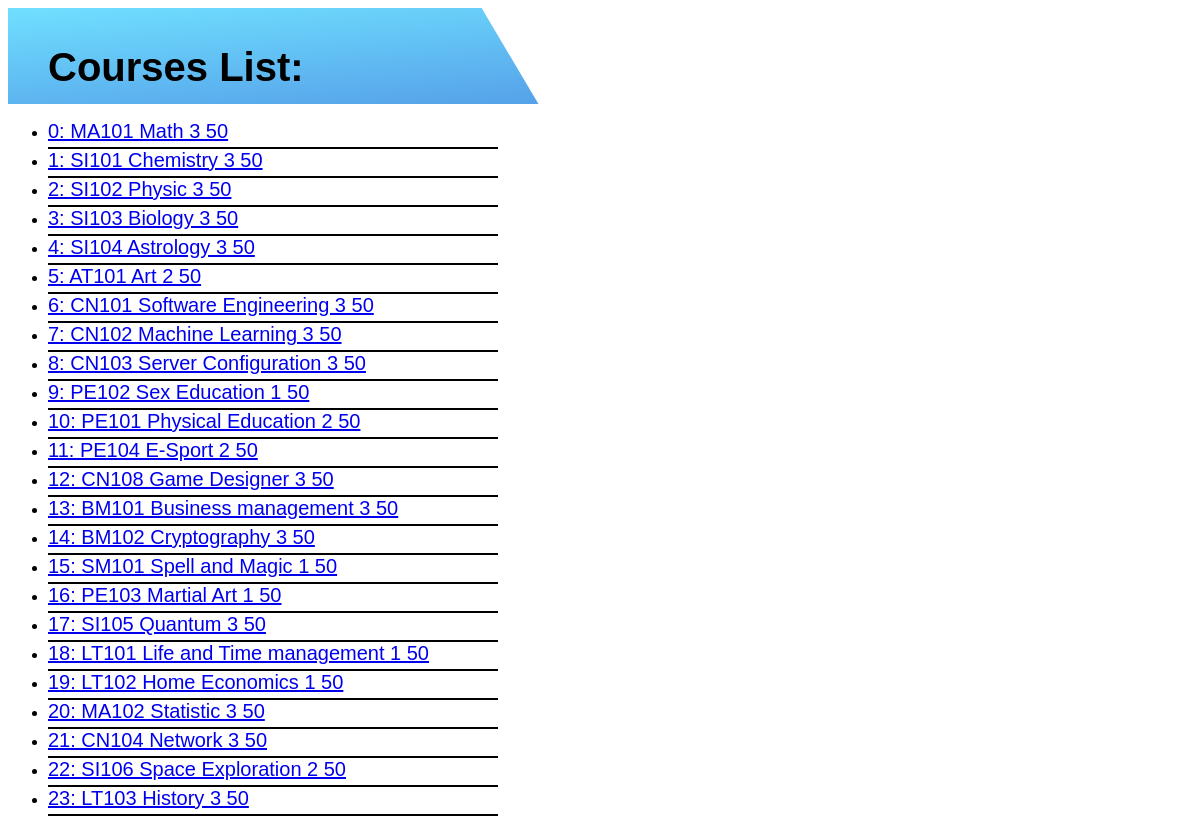
The page /Course_reg/ on the database its author committed.
### Course_reg/models.py (models this page shows)
class Course(models.Model):
    subject = models.CharField(max_length=50)
    subject_id = models.CharField(max_length=50)
    credit = models.IntegerField()
    seat = models.IntegerField()
    users = models.ManyToManyField('auth.User', null=True, blank=True)
    def __str__(self):
        return f'{self.id}: {self.subject_id} {self.subject} {self.credit} {self.seat}'

### Course_reg/views.py (the view)
# urls.py: path('', views.index, name='index'),
def index(request):
    course = Course.objects.all()
    return render(request, 'Courses/index.html', {
        'Courses': course
    })

### Course_reg/templates/Courses/index.html (shortened to what this page needs)
{% extends 'Courses/layout.html' %}
{% block body %}
<div class = "header gillfont">
    <h1 class = "headerpos">Courses List:</h1>
</div>
<ul>
    {% for Course in Courses %}
    <li style = "width : 450px">
        <div class = "gillfont margin">
            <a href="{% url 'Course' Course.id %}">
                {{ Course}}
            </a>
        </div>
    </li>
    {% empty %}
    <li>No Course</li>
    {% endfor %}
</ul>
{% endblock %}

### Course_reg/templates/Courses/index.html (style rules this page uses)
.header { height: 12vh; background-image: linear-gradient(to right bottom, rgba(76, 216, 255, 0.8), rgba(30, 108, 217, 0.8)), url("images/sky_1.jpg"); background-size: cover; background-position: top; position: relative; text-align: center; clip-path: polygon(0 0, 40% 0, 70% 75vh, 0 100%); }
.headerpos { top: 10px; left: 40px; position: absolute; }
.margin { padding-bottom: 4px; border-bottom: 2px solid black; }
.gillfont { font-size : 20px; font-family: 'Trebuchet MS', sans-serif; }

### rows shown on the page
Course: id+subject+subject "0: MA101 Math 3 50"
Course: id+subject+subject "1: SI101 Chemistry 3 50"
Course: id+subject+subject "2: SI102 Physic 3 50"
Course: id+subject+subject "3: SI103 Biology 3 50"
Course: id+subject+subject "4: SI104 Astrology 3 50"
Course: id+subject+subject "5: AT101 Art 2 50"
Course: id+subject+subject "6: CN101 Software Engineering 3 50"
Course: id+subject+subject "7: CN102 Machine Learning 3 50"
Course: id+subject+subject "8: CN103 Server Configuration 3 50"
Course: id+subject+subject "9: PE102 Sex Education 1 50"
Course: id+subject+subject "10: PE101 Physical Education 2 50"
Course: id+subject+subject "11: PE104 E-Sport 2 50"
Course: id+subject+subject "12: CN108 Game Designer 3 50"
Course: id+subject+subject "13: BM101 Business management 3 50"
Course: id+subject+subject "14: BM102 Cryptography 3 50"
Course: id+subject+subject "15: SM101 Spell and Magic 1 50"
Course: id+subject+subject "16: PE103 Martial Art 1 50"
Course: id+subject+subject "17: SI105 Quantum 3 50"
Course: id+subject+subject "18: LT101 Life and Time management 1 50"
Course: id+subject+subject "19: LT102 Home Economics 1 50"
Course: id+subject+subject "20: MA102 Statistic 3 50"
Course: id+subject+subject "21: CN104 Network 3 50"
Course: id+subject+subject "22: SI106 Space Exploration 2 50"
Course: id+subject+subject "23: LT103 History 3 50"
